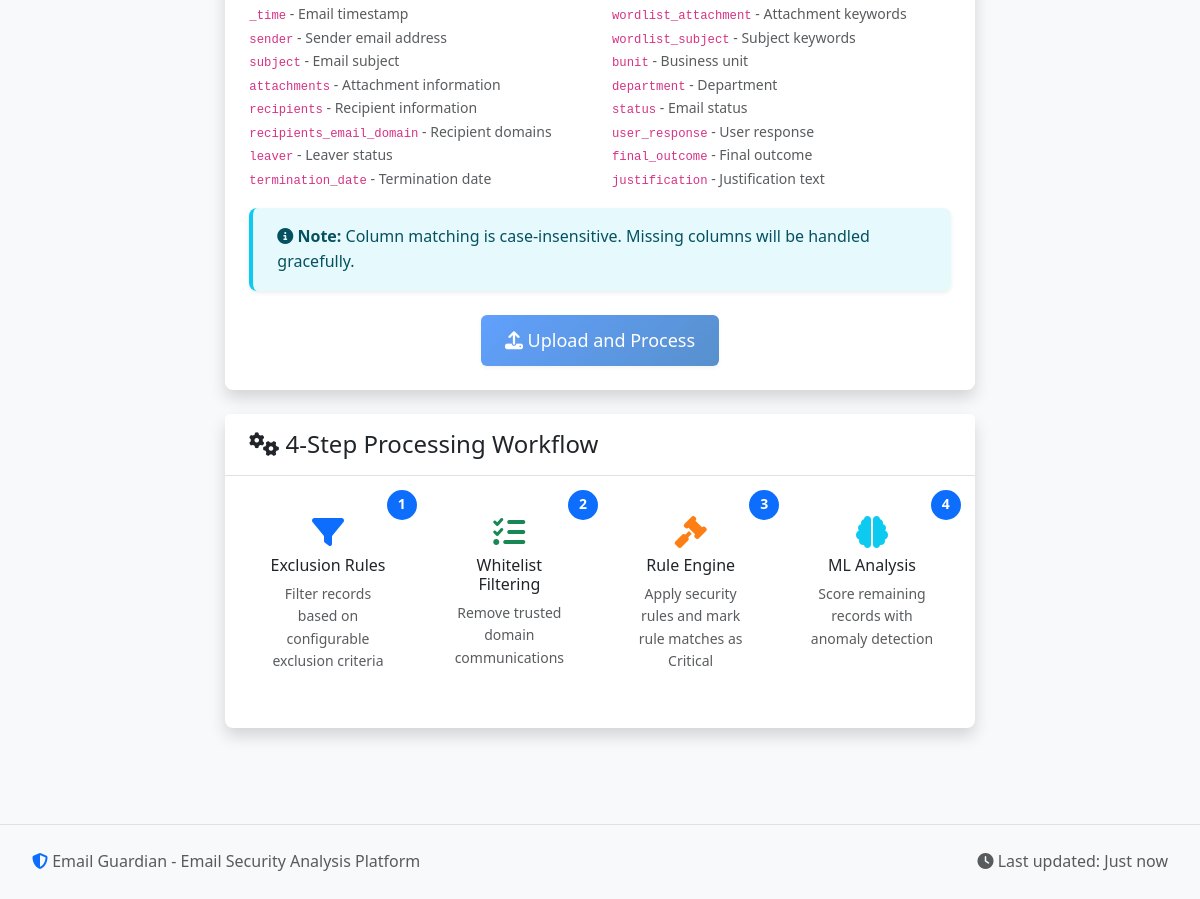
Before: / (lower part) with the older database file.
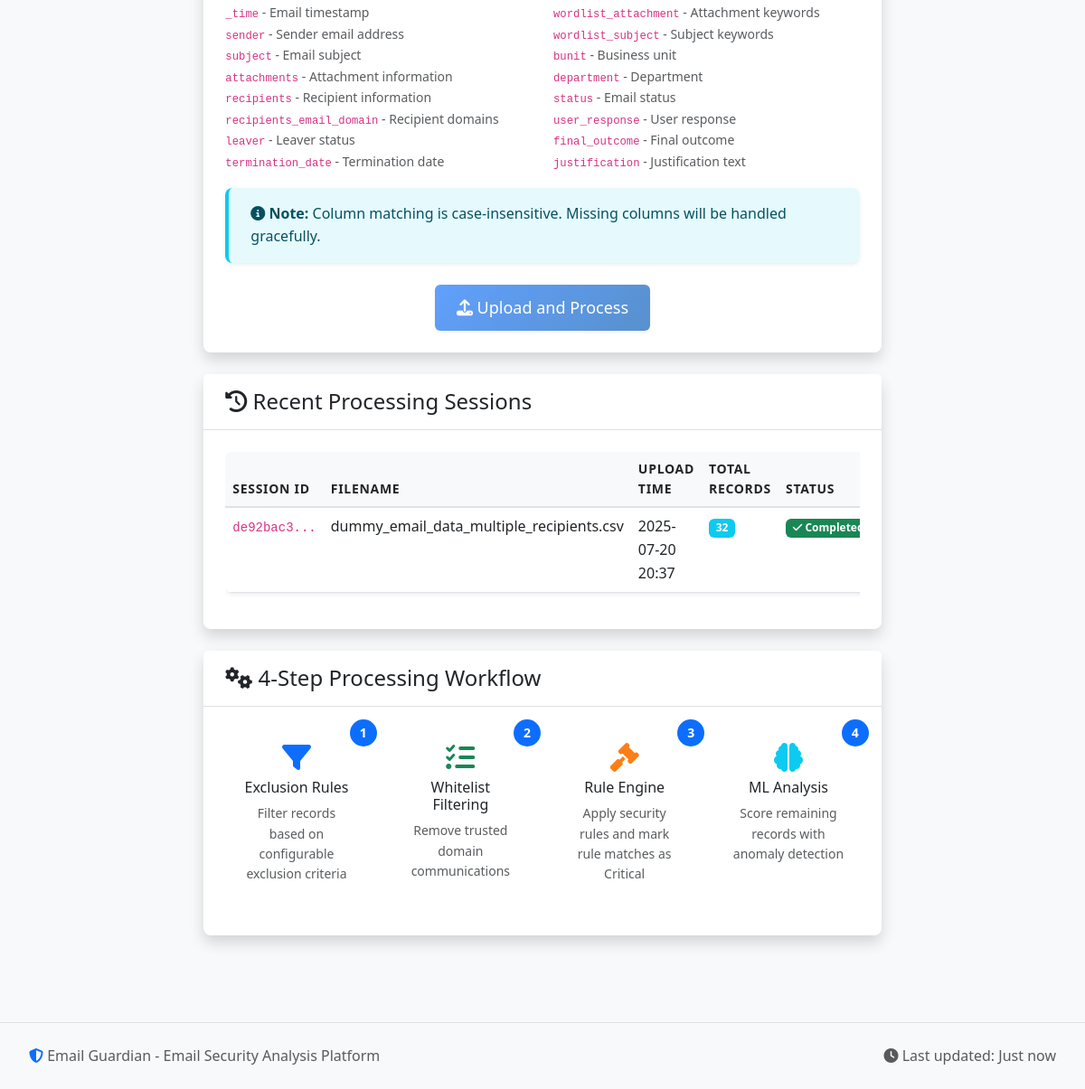
After: the same page with the newer database file.
### models.py (models this page shows, shortened)
class ProcessingSession(db.Model):
    __tablename__ = 'processing_sessions'
    id = db.Column(db.String(36), primary_key=True)
    filename = db.Column(db.String(255), nullable=False)
    upload_time = db.Column(db.DateTime, default=datetime.utcnow)
    total_records = db.Column(db.Integer, default=0)
    processed_records = db.Column(db.Integer, default=0)
    status = db.Column(db.String(50), default='uploaded')  # uploaded, processing, completed, error
    error_message = db.Column(Text)
    processing_stats = db.Column(JSON)
    data_path = db.Column(db.String(500))
    is_compressed = db.Column(db.Boolean, default=False)
    exclusion_applied = db.Column(db.Boolean, default=False)
    whitelist_applied = db.Column(db.Boolean, default=False)
    rules_applied = db.Column(db.Boolean, default=False)
    ml_applied = db.Column(db.Boolean, default=False)

### routes.py (the view)
@app.route('/')
def index():
    recent_sessions = ProcessingSession.query.order_by(ProcessingSession.upload_time.desc()).limit(10).all()
    return render_template('index.html', recent_sessions=recent_sessions)

### templates/index.html (shortened to what the changed rows need)
{% extends "base.html" %}
{% block content %}
<div class="row justify-content-center">
    <div class="col-lg-8">
        {% if recent_sessions %}
        <div class="card shadow-custom">
            <div class="card-header">
                <h4 class="card-title mb-0">
                    <i class="fas fa-history"></i>
                    Recent Processing Sessions
                </h4>
            </div>
            <div class="card-body">
                <div class="table-responsive">
                    <table class="table table-hover">
                        <thead>
                            <tr>
                                <th>Session ID</th>
                                <th>Filename</th>
                                <th>Upload Time</th>
                                <th>Total Records</th>
                                <th>Status</th>
                            </tr>
                        </thead>
                        <tbody>
                            {% for session in recent_sessions %}
                            <tr>
                                <td>
                                    <code>{{ session.id[:8] }}...</code>
                                </td>
                                <td>{{ session.filename }}</td>
                                <td>{{ session.upload_time.strftime('%Y-%m-%d %H:%M') if session.upload_time }}</td>
                                <td>
                                    {% if session.total_records %}
                                        <span class="badge bg-info">{{ session.total_records }}</span>
                                    {% else %}
                                        <span class="text-muted">-</span>
                                    {% endif %}
                                </td>
                                <td>
                                    {% if session.status == 'completed' %}
                                        <span class="badge bg-success">
                                            <i class="fas fa-check"></i> Completed
                                        </span>
                                    {% elif session.status == 'processing' %}
                                        <span class="badge bg-primary">
                                            <i class="fas fa-spinner fa-spin"></i> Processing
                                        </span>
                                    {% elif session.status == 'error' %}
                                        <span class="badge bg-danger">
                                            <i class="fas fa-exclamation-triangle"></i> Error
                                        </span>
                                    {% else %}
                                        <span class="badge bg-secondary">{{ session.status.title() }}</span>
                                    {% endif %}
                                </td>
                            </tr>
                            {% endfor %}
                        </tbody>
                    </table>
                </div>
            </div>
        </div>
        {% endif %}
    </div>
</div>
{% endblock %}

Changed rows visible on the page:
added ProcessingSession: id "de92bac3", filename "dummy_email_data_multiple_recipients.csv", upload_time "2025-07-20 20:37", total_records "32", status "completed" (drawn)
Other visible differences:
text now shown: "Recent Processing Sessions SESSION ID FILENAME UPLOAD TIME TOTAL RECORDS STATUS"
